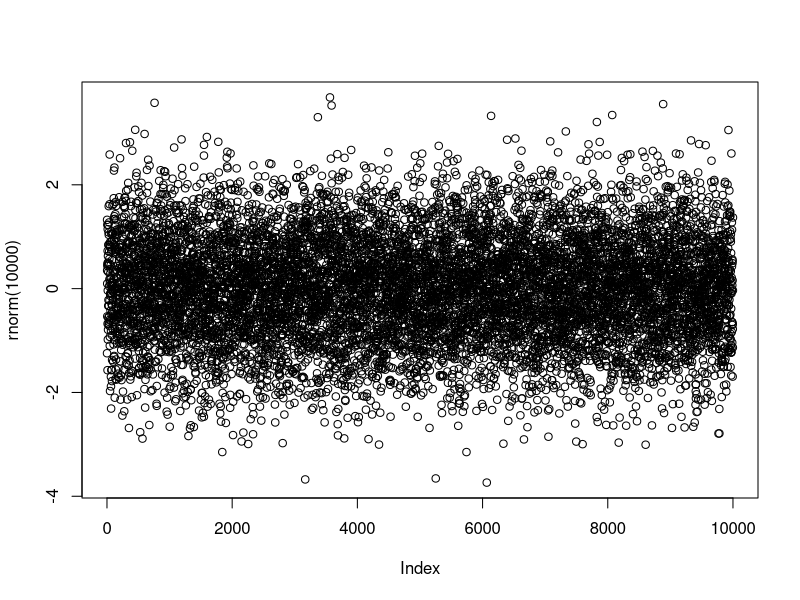

The R script that drew this image:
## ---- chunk 1
plot(rnorm(10000))
